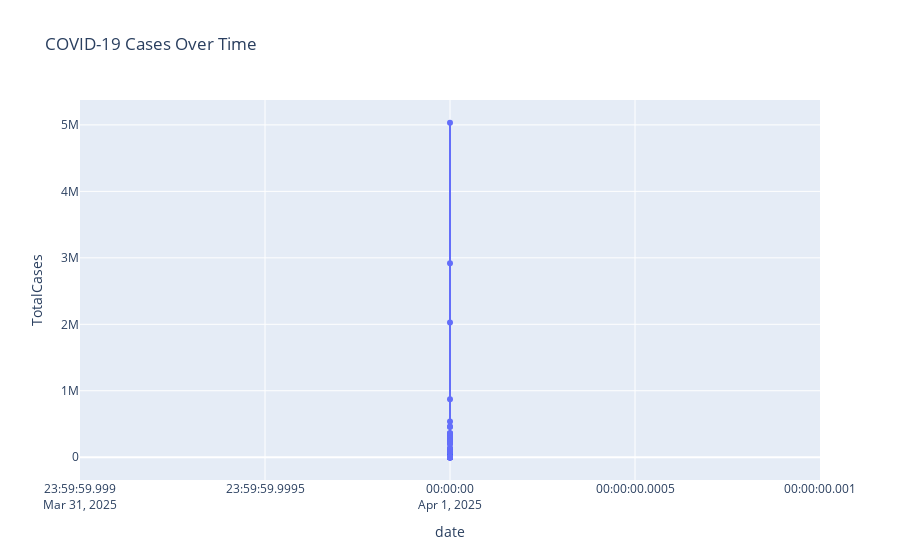

Notebook cell for this chart:
### Markdown cell above
A **line chart** is useful for visualizing the trend of COVID-19 cases over time. It helps track the rise and fall of infections.

### Code cell
fig = px.line(df, x='date', y='TotalCases', title='COVID-19 Cases Over Time', markers=True)
fig.show()

### Figure 1 — Plotly figure (JSON) as saved in the notebook; plotly's stock layout.template omitted (floating-point values rounded to 4 significant figures; data arrays with more than 128 entries replaced by an {"elided": "..."} marker saying what was removed)
{"data": [{"hovertemplate": "date=%{x}<br>TotalCases=%{y}<extra></extra>", "legendgroup": "", "line": {"color": "#636efa", "dash": "solid"}, "marker": {"symbol": "circle"}, "mode": "lines+markers", "name": "", "orientation": "v", "showlegend": false, "type": "scatter", "x": {"elided": "209 str values"}, "xaxis": "x", "y": {"elided": "209 int values"}, "yaxis": "y"}], "layout": {"legend": {"tracegroupgap": 0}, "title": {"text": "COVID-19 Cases Over Time"}, "xaxis": {"anchor": "y", "domain": [0, 1], "title": {"text": "date"}}, "yaxis": {"anchor": "x", "domain": [0, 1], "title": {"text": "TotalCases"}}}}
